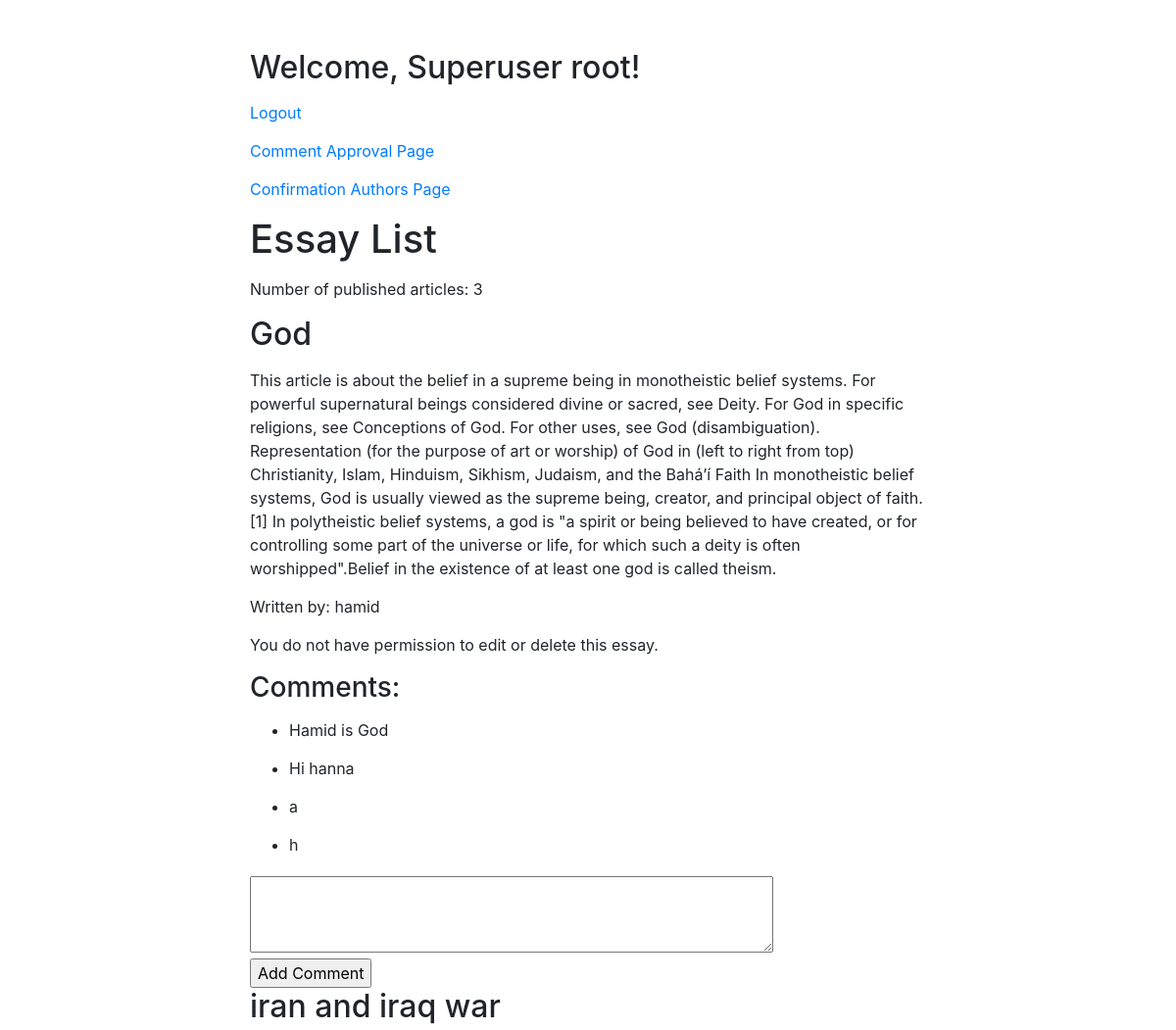
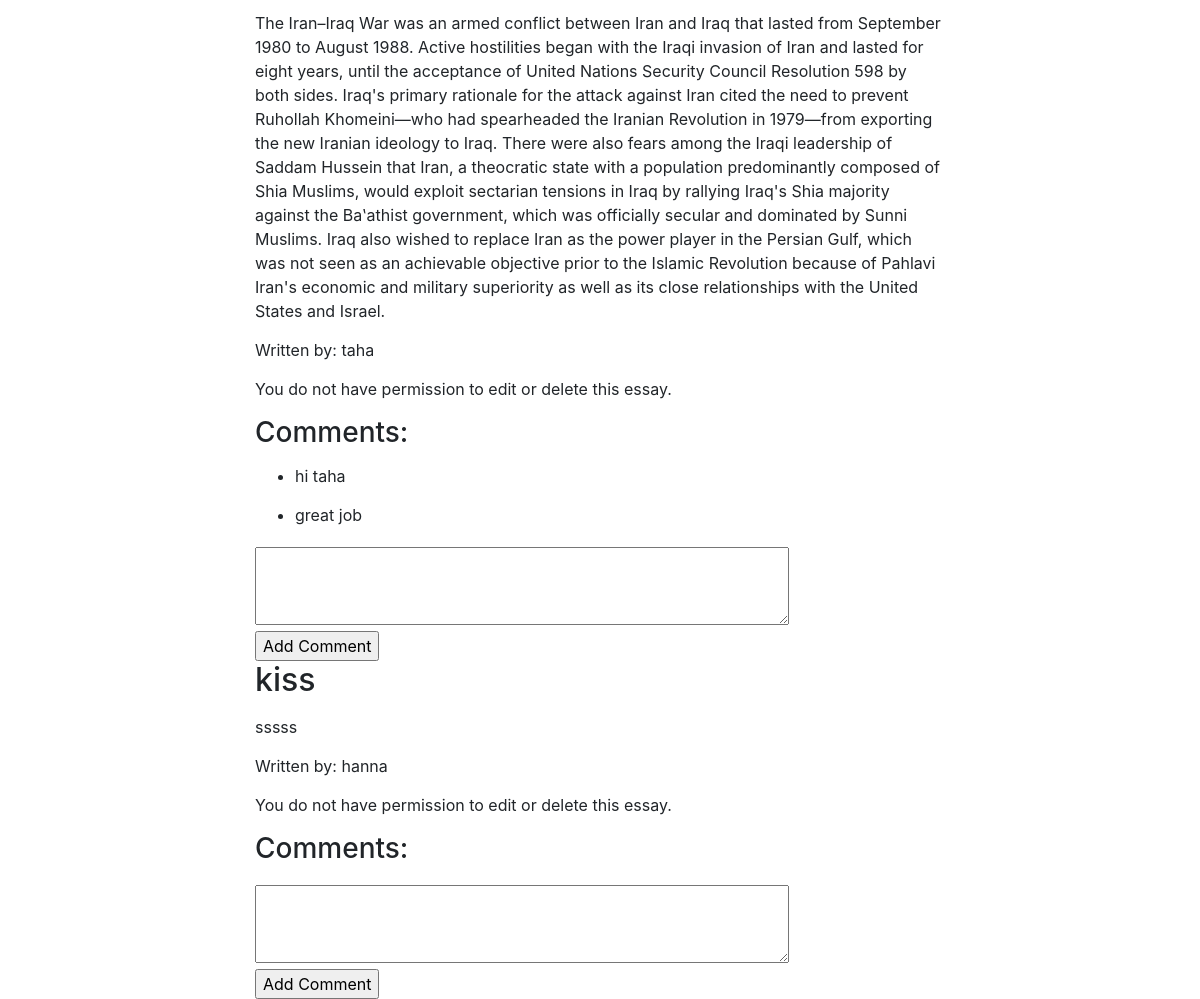
The app's page / (signed in) with its own data (2 pictures, top to bottom).
### essay/models.py (models this page shows, shortened)
class Essay(models.Model):
    author = models.ForeignKey(Profile_authors , null=True
                              ,on_delete=models.SET_NULL)
    title = models.CharField(max_length=100)
    content = models.TextField()
    timestamp = models.DateTimeField(auto_now_add=True)

class Comment(models.Model):
    essay = models.ForeignKey(Essay, on_delete=models.CASCADE)
    text = models.TextField()
    timestamp = models.DateTimeField(auto_now_add=True)
    is_approved = models.BooleanField(default=False)

### authors/models.py (models this page shows, shortened)
class Profile_authors(models.Model):
    user = models.OneToOneField(User,on_delete=models.CASCADE,null=True,blank=True)
    username = models.CharField(max_length=200,blank=True,null=True)
    email = models.EmailField(max_length=500,blank=True,null=True)
    bio =  models.TextField(max_length=100,blank=True,null=True)
    id = models.UUIDField(default=uuid.uuid4 , unique=True,primary_key=True,editable=False)
    confirmation = models.BooleanField(default=False)

### essay/views.py (the view)
# urls.py: path('', essay_list, name='essay_list'),
def essay_list(request):
    essays = Essay.objects.all()
    return render(request, 'essay_list.html', {'essays': essays})

### essay/templates/essay_list.html (shortened to what this page needs)
<!DOCTYPE html>
<html lang="en">
<head>
    <link href="https://maxcdn.bootstrapcdn.com/bootstrap/4.0.0/css/bootstrap.min.css" rel="stylesheet">
</head>
<body>
    <div class="container">
        {% if user.is_authenticated %}
            {% if user.is_superuser %}
                <h2>Welcome, Superuser {{ user.username }}!</h2>
                <p><a href="{% url 'logout' %}">Logout</a></p>
                <p><a href="{% url 'comment_approval_page' %}">Comment Approval Page</a></p>
                <p><a href="{% url 'confirmation' %}">Confirmation Authors Page</a></p>
            {% endif %}
        {% else %}
            <p>You are not logged in. Please <a href="{% url 'login' %}">log in</a> or <a href="{% url 'register' %}">register</a>.</p>
        {% endif %}
        <h1>Essay List</h1>
        <p>Number of published articles: {{ essays.count }}</p>
        {% for essay in essays %}
            <div>
                <h2>{{ essay.title }}</h2>
                <p>{{ essay.content }}</p>
                <p>Written by: {{ essay.author.username }}</p>
                {% if user.is_authenticated %}
                    {% if essay.author == user.profile_authors and essay.author.confirmation %}
                        <a class="btn btn-primary btn-sm" href="{% url 'update_essay' pk=essay.id %}">Update Essay</a>
                        <a class="btn btn-primary btn-sm" href="{% url 'delete_essay' pk=essay.id %}">Delete Essay</a>
                    {% else %}
                        <p>You do not have permission to edit or delete this essay.</p>
                    {% endif %}
                {% endif %}
                <h3>Comments:</h3>
                <ul>
                    {% for comment in essay.comment_set.all %}
                        {% if comment.is_approved %}
                            <li>{{ comment.text }}</li>
                        {% else %}
                            <li><em>Comment is not approved</em></li>
                        {% endif %}
                    {% endfor %}
                </ul>
                <form method="post" action="{% url 'add_comment' essay.id %}">
                    <textarea name="text" rows="3" cols="50" required></textarea><br>
                    <input type="submit" value="Add Comment">
                </form>
            </div>
        {% endfor %}
    </div>
</body>
</html>

### essay/templates/essay_list.html (style rules this page uses)
body { margin-top: 50px; text-align: center; margin-bottom: 10 px; }
.container { margin: auto; width: 60%; text-align: left; }
h1, h2, h3, h4, p, li { margin-bottom: 15px; }
form { margin-top: 20px; }

### records on screen
Essay: title "God", content "This article is about the belief in a supreme being in monotheistic belief systems. For powerful supernatural beings considered divine or sacred, see Deity. For God in specific religions, see Conceptions of God. For other uses, see God (disambiguation). Representation (for the purpose of art or worship) of God in (left to right from top) Christianity, Islam, Hinduism, Sikhism, Judaism, and the Baháʼí Faith In monotheistic belief systems, God is usually viewed as the supreme being, creator, and principal object of faith.[1] In polytheistic belief systems, a god is \"a spirit or being believed to have created, or for controlling some part of the universe or life, for which such a deity is…", author.username "hamid", shows "You do not have permission to edit or delete this essay."
Comment: text "Hamid is God"
Comment: text "Hi hanna"
Comment: text "a"
Comment: text "h"
Essay: title "iran and iraq war", content "The Iran–Iraq War was an armed conflict between Iran and Iraq that lasted from September 1980 to August 1988. Active hostilities began with the Iraqi invasion of Iran and lasted for eight years, until the acceptance of United Nations Security Council Resolution 598 by both sides. Iraq's primary rationale for the attack against Iran cited the need to prevent Ruhollah Khomeini—who had spearheaded the Iranian Revolution in 1979—from exporting the new Iranian ideology to Iraq. There were also fears among the Iraqi leadership of Saddam Hussein that Iran, a theocratic state with a population predominantly composed of Shia Muslims, would exploit sectarian tensions in Iraq by rallying Iraq's Shia…", author.username "taha", shows "You do not have permission to edit or delete this essay."
Comment: text "hi taha"
Comment: text "great job"
Essay: title "kiss", content "sssss", author.username "hanna", shows "You do not have permission to edit or delete this essay."

### other values on screen
{{ user.username }} "root"
{{ essays.count }} "3"
